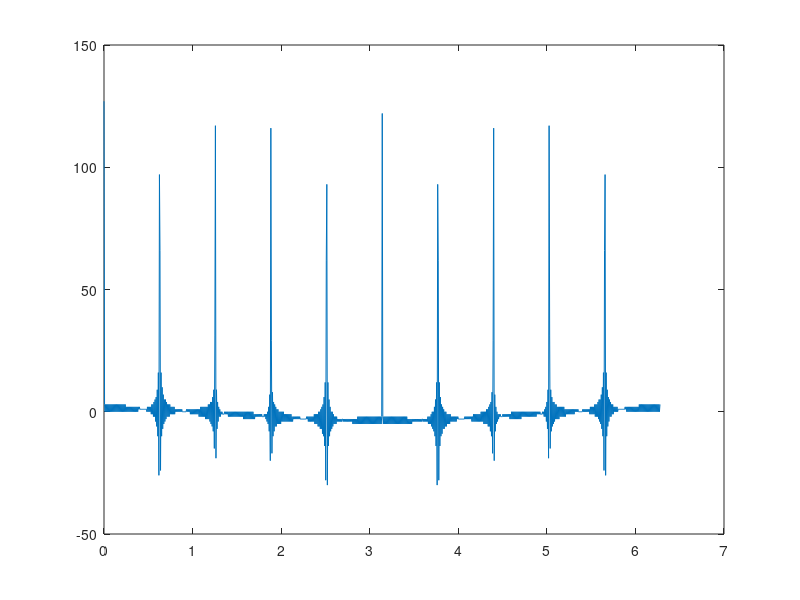
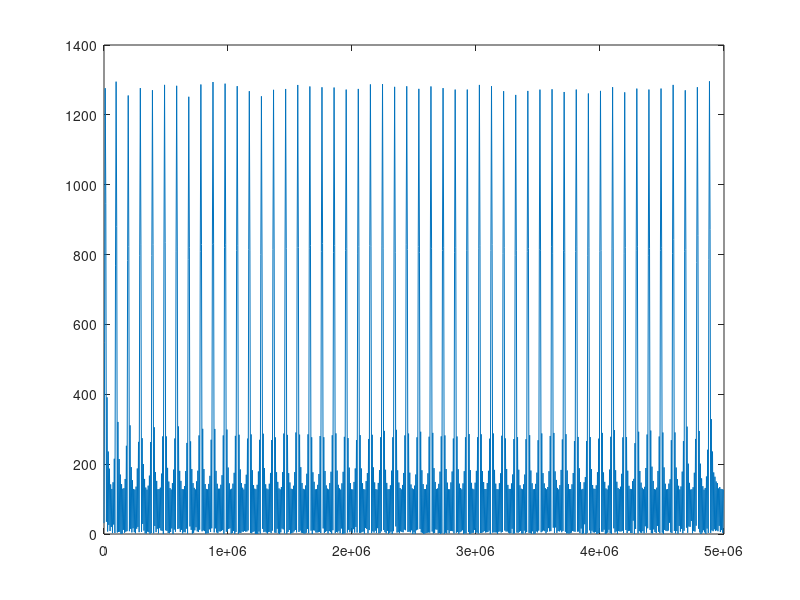

Write MATLAB code to recreate these figures, in order.
SampleSize=1024;
SampleRate=10e6;
NBits=8;
Amplitude=2^NBits/2-1;
x=0:(2*pi)/SampleSize:2*pi-(2*pi)/SampleSize;
%A=Amplitude*cos(x)+Amplitude*cos(5*x)+Amplitude*cos(10*x)+Amplitude*cos(15*x)+Amplitude*cos(20*x)+Amplitude*cos(25*x)+Amplitude*cos(30*x)+Amplitude*cos(35*x)+Amplitude*cos(40*x)+Amplitude*cos(45*x)+Amplitude*cos(50*x)+Amplitude*cos(55*x)+Amplitude*cos(60*x)+Amplitude*cos(65*x)+Amplitude*cos(70*x)+Amplitude*cos(75*x)+Amplitude*cos(80*x)+Amplitude*cos(85*x)+Amplitude*cos(90*x)+Amplitude*cos(95*x)+Amplitude*cos(100*x);

A=Amplitude*cos(x);
for j = 10:10:500;
	A=A+Amplitude*cos(j*x);
endfor

%norm=(max(A)+abs(min(A)))/255;

%Find the normalization factor
%We need to get the whole spectrum between -127 and 127
%therfore the normalization factor is 1 div by the smllest negative value
%or the highest positive value
tmp(1)=max(A);
tmp(2)=abs(min(A));
norm=max(tmp)/127;

A=A./norm;
%A=A.+abs(min(A));


for j = 1:length(A);
	A(j)=round(A(j));
endfor



figure(1)
plot(x,A);

figure(2)
FFTSize=2048;
FFT_Signal=fft(A,FFTSize);
Real_Signal=FFT_Signal(1:FFTSize/2);
plot(0:SampleRate/(FFTSize):(SampleRate/2)-1/FFTSize,abs(Real_Signal));
for i=1:SampleSize
printf ("%d	=>\"%s\",\n",i-1,dec2bin(typecast(int16(A(i)),'uint16'),NBits));
endfor;
